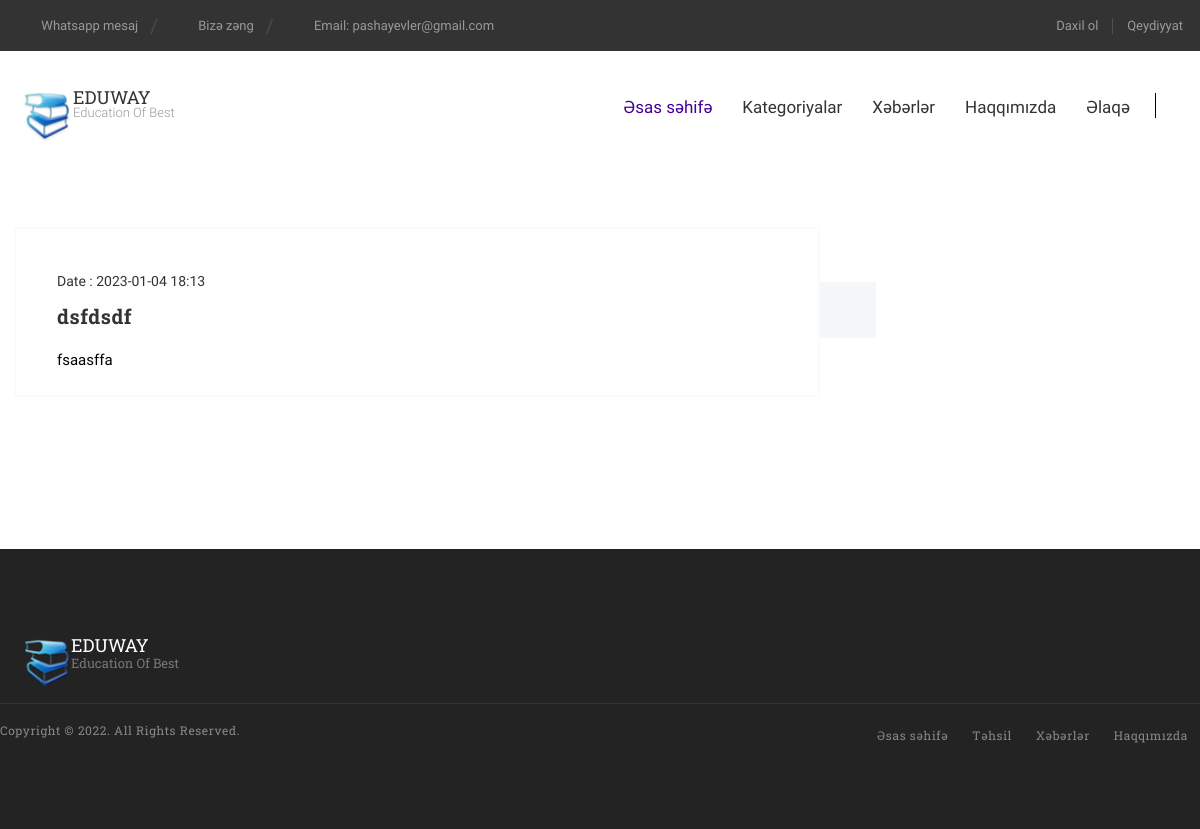
The page /slider/1 on the database its author committed.
### models.py (models this page shows)
class SiteSettings(Base):
    __tablename__ = 'site_settings'
    id = Column(Integer, primary_key=True)
    site_title = Column(String, nullable=True)
    site_description = Column(Text, nullable=True)
    site_logo = Column(Text, nullable=True)
    site_slogan = Column(String, nullable=True)
    phone = Column(String, nullable=True)
    wp_number = Column(String, nullable=True)
    wp_text = Column(String, nullable=True)
    is_active = Column(Boolean, default=True)
    site_about = Column(Text, nullable=True)
    about_teams = Column(Text, nullable=True)
    site_email = Column(String, nullable=True)
    address = Column(String, nullable=True)
    google_map = Column(String, nullable=True)
    youtube_video = Column(String, nullable=True)
    facebook = Column(Text, nullable=True)
    instagram = Column(Text, nullable=True)
    linkedin = Column(Text, nullable=True)
    monday = Column(String, nullable=True)
    tuesday = Column(String, nullable=True)
    wednesday = Column(String, nullable=True)
    thursday = Column(String, nullable=True)
    friday = Column(String, nullable=True)
    saturday = Column(String, nullable=True)
    sunday = Column(String, nullable=True)

class SliderSettings(Base):
    __tablename__ = 'slider_settings'
    id = Column(Integer, primary_key=True)
    slider = Column(Integer, nullable = True)
    title = Column(Text, nullable=True)
    description = Column(Text, nullable=True)
    news_photo = Column(String, nullable=True)
    photos = Column(String, nullable=True)
    views = Column(Integer, default=0)
    created_at = Column(String, default=datetime.now())
    updated_at = Column(DateTime, onupdate=datetime.now())

### routers/site.py (the view)
@main.get("/slider/{id}")
def slider(id: int, request: Request, db: Session = Depends(database.get_db)):
    site_settings = db.query(models.SiteSettings).filter_by(id=1).first()
    if site_settings:
        if site_settings.is_active is None:
            return closed()
        else:
            slider = db.query(models.SliderSettings).filter_by(id=id).first()
            categories = db.query(models.EduCategory).all()
            news_category = db.query(models.NewsCategory).all()
            page_title = site_settings.site_title+" - "+slider.title
            return templates.TemplateResponse("site/route/slide_full_news.html", {"request": request,"slider":slider, "categories":categories,
                                                "page_title":page_title, "site_settings":site_settings, "news_category":news_category})
    else:
        return 'Sayt melumatlari yerleshdirilmeyib...'

### templates/site/route/slide_full_news.html (shortened to what this page needs)
{% include 'site/route/header.html' %}
<body data-offset="200" data-spy="scroll" data-target=".ow-navigation">
	{% include 'site/route/topnav.html' %}
	<div class="container blog blogpost">
		<div class="section-padding"></div>
		<div class="row">
			<div class="col-md-9 col-sm-8 content-area">
				<article class="type-post">
					<div class="entry-cover">
					</div>
					<div class="entry-block">
						<div class="entry-contentblock">
							<div class="entry-meta">
								<span class="postdate">Date : {{ slider.created_at[0:16]}}</a></span>
							</div>
							<div class="entry-block">
								<div class="entry-title">
									<h3>{{ slider.title }}</h3>
								</div>
								<div class="entry-content">
									{{ slider.description }}
								</div>
							</div>
						</div>
						<div class="post-ic"></div>
					</div>
				</article>
			</div>
		</div>
		<div class="section-padding"></div>
	</div>
		{% include 'site/route/footer.html' %}
	</body>
	</html>

### templates/site/route/topnav.html (shortened to what this page needs)
	<header class="header-main container-fluid no-padding">
		<div class="top-header container-fluid no-padding">
			<div class="container">
				{% if site_settings %}
				<div class="topheader-left">
					<a href="https://wa.me/{{ site_settings.wp_number }}?text={{ site_settings.wp_text }}" title="{{ site_settings.phone }}"><i class="fa fa-mobile" aria-hidden="true"></i>Whatsapp mesaj</a>
					<a href="tel:{{ site_settings.phone }}" title="{{ site_settings.phone }}"><i class="fa fa-mobile" aria-hidden="true"></i>Bizə zəng</a>
					<a href="mailto:{{ site_settings.site_email }}" title="{{ site_settings.site_email }}"><i class="fa fa-envelope-o" aria-hidden="true"></i>Email: {{ site_settings.site_email }}</a>
				</div>
				{% endif %}
				<div class="topheader-right">
					<a href="/login" title="Login"><i class="fa fa-sign-out" aria-hidden="true"></i>Daxil ol</a>
					<a href="/registration" title="Register">Qeydiyyat</a>
				</div>
			</div>
		</div>
		<div class="menu-block container-fluid no-padding">
			<div class="container">
				<div class="row">
					<nav class="navbar ow-navigation">
						<div class="col-md-3">
							<div class="navbar-header">
								{% if site_settings %}
								<a title="Logo" href="/" class="navbar-brand"><img src="{{ url_for('static', path='site/images/logo.png') }}" alt="logo"/>{{ site_settings.site_logo }}<span>{{ site_settings.site_slogan }}</span></a>
								{% endif %}
							</div>
						</div>
						<div class="col-md-9">
							<div class="navbar-collapse collapse" id="navbar">
								<ul class="nav navbar-nav menubar">
									<li class="dropdown active">
										<a aria-expanded="false" aria-haspopup="true" href="/" role="button" class="dropdown-toggle" title="Home">Əsas səhifə</a>
									<li class="dropdown">
										<a aria-expanded="false"  href="/educations" aria-haspopup="true" role="button" class="dropdown-toggle" title="Kateqoriyalar">Kategoriyalar</a>
									</li>
									<li class="dropdown">
										<a aria-expanded="false"  href="/news" aria-haspopup="true" role="button" class="dropdown-toggle" title="Xeberler">Xəbərlər</a>
									</li>
									<li><a title="Haqqimizda" href="/about">Haqqımızda</a></li>
									<li><a title="Contact" href="/contact">Əlaqə</a></li>
								</ul>
							</div>
						</div>
					</nav>
					<div class="menu-search">
						<div id="sb-search" class="sb-search">
							<form>
								<input class="sb-search-input" placeholder="Axtarmaq istədiyin..." type="text" value="" name="search" id="search" />
								<button class="sb-search-submit"><i class="fa fa-search"></i></button>
							</form>
						</div>
					</div>
				</div>
			</div>
		</div>
	</header>

### templates/site/route/footer.html (shortened to what this page needs)
<footer class="footer-main container-fluid no-padding">
    <div class="container">
        <div class="row">
            <div class="col-md-12 col-sm-6">
                <aside class="ftr-widget about_widget">
                    {% if site_settings %}
                        <a class="footer-logo" href="/" title="Logo"><img alt="logo" src="{{ url_for('static', path='site/images/logo.png') }}">{{ site_settings.site_logo }}<span>{{ site_settings.site_slogan }}</span></a><br/>
                    <ul>
                    {% if site_settings.facebook %}
                        <li><a href="{{ site_settings.facebook }}" title="Facebook"><i class="fa fa-facebook"></i></a></li>
                    {% endif %}
                    {% if site_settings.instagram %}
                        <li><a href="{{ site_settings.instagram }}" title="Instagram"><i class="fa fa-instagram"></i></a></li>
                    {% endif %}
                    </ul>
                    {% endif %}
                   </aside>
            </div>
        <div class="footer-bottom col-md-12 col-sm-12 no-padding">
            <div class="copyright no-padding">
                <span>Copyright &copy; 2022. All Rights Reserved.</span>
            </div>
            <nav class="navbar ow-navigation">
                <div id="navbar2" class="navbar-collapse collapse">
                    <ul class="nav navbar-nav">
                        <li><a href="/" title="Home">Əsas səhifə</a></li>
                        <li><a href="/educations" title="Təhsil">Təhsil</a></li>
                        <li><a href="/news" title="Xəbərlər">Xəbərlər</a></li>
                        <li><a href="/about" title="Haqqımızda">Haqqımızda</a></li>
                    </ul>
                </div>
            </nav>
        </div>
    </div>
</footer>

### static/site/css/navigation-menu.css (style rules this page uses)
.ow-navigation { display: inline-block; width: 100%; border: none; border-radius: 0; margin-bottom: 0; min-height: 1px; float: left; }
.ow-navigation .nav.navbar-nav > li { margin: 0 15px; }
.ow-navigation .nav.navbar-nav > li:first-of-type { margin-left: 0; }
.ow-navigation .nav.navbar-nav > li:last-of-type { margin-right: 0; }
.ow-navigation .nav.navbar-nav li > a { color: #333; font-size: 17px; line-height: 26px; text-transform: inherit; padding: 0; margin-top: 43px; margin-bottom: 40px; font-weight: 400; transition: all 1s ease 0s; -webkit-transition: all 1s ease 0s; -moz-transition: all 1s ease 0s; -o-transition: all 1s ease 0s; position: relative; }
.ow-navigation .nav.navbar-nav > li a:hover, .ow-navigation .nav.navbar-nav > li.active > a { color: #450099; }
.ow-navigation .nav.navbar-nav > li.active > a, .ow-navigation .nav.navbar-nav > li.active:hover > a, .ow-navigation .nav.navbar-nav > li.active:focus > a, .ow-navigation .nav.navbar-nav > li:hover > a, .ow-navigation .nav.navbar-nav > li:focus > a, .ow-navigation .nav.navbar-nav > li > a:hover, .ow-navigation .nav.navbar-nav > li > a:focus, .ow-navigation .dropdown-menu li:hover > a, .ow-navigation .dropdown-menu li > a:hover { background-color: transparent; }
@media (min-width: 992px) { .ow-navigation .navbar-brand { height: auto; padding: 5px 0 0 58px; position: relative; font-size: 18px; color: #333; line-height: 16px; font-weight: 400; text-transform: uppercase; font-family: 'Roboto Slab', serif; margin-top: 33px; } }
@media (min-width: 992px) { .ow-navigation .navbar-brand > img { position: absolute; left: 0; top: 0; } }
@media (min-width: 992px) { .ow-navigation .navbar-brand > span { display: block; font-weight: 300; font-size: 13px; line-height: 16px; font-family: 'Roboto', sans-serif; text-transform: capitalize; color: #999; } }
@media (min-width: 992px) { .menu-block .navbar-collapse { padding-left: 0; padding-right: 0; float: right; display: inline-block; margin-right: 55px; margin-top: 0; } }

### rows shown on the page
SiteSettings: site_email "pashayevler@gmail.com", site_logo "EDUWAY", site_slogan "Education Of Best"
SliderSettings: created_at "2023-01-04 18:13", title "dsfdsdf", description "fsaasffa"
